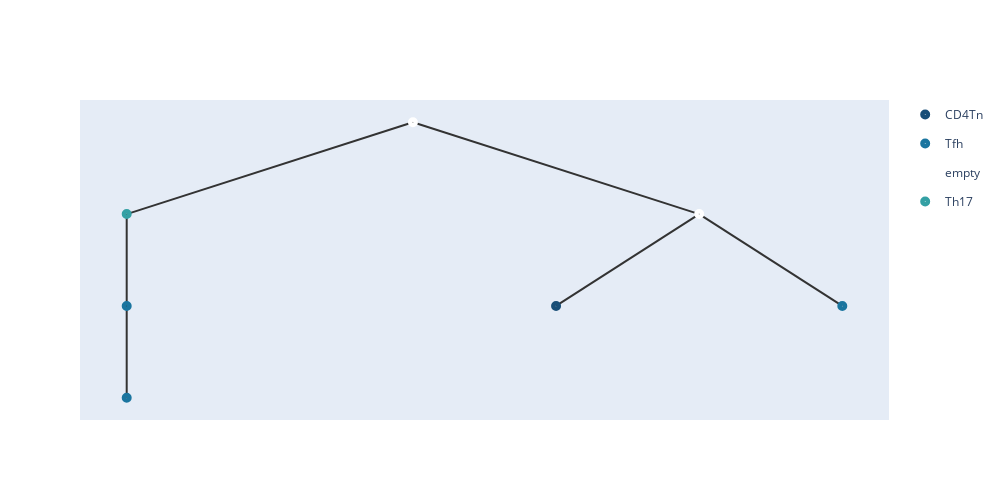

Notebook source saved alongside this figure:
### Code cell
temp,root = merge_points(similarities,root,nodes1,embeddings,3,2,0.6,n)
for i in nodes1:
    i.hyper = temp[int(i)]
    i.value =  temp[int(i)]
embeddings = temp.numpy();
add_meta(root,meta_list2,[])
show_tree(root,color=['#184e77','#1a759f','#168aad',"#34a0a4",'#52b69a','#99d98c','#76c893','#99d98c']).show_fig()
remove_meta(root);

### Figure 1 — Plotly figure (JSON) as saved in the notebook; plotly's stock layout.template omitted (floating-point values rounded to 4 significant figures)
{"data": [{"hoverinfo": "text", "hovertext": ["0_CD4Tn"], "legendgroup": "CD4Tn", "marker": {"color": "#184e77", "size": 10, "symbol": "circle-dot"}, "mode": "markers+text", "name": "CD4Tn", "type": "scatter", "x": [6.625], "y": [2]}, {"hoverinfo": "text", "hovertext": ["2_Tfh", "3_Tfh", "4_Tfh"], "legendgroup": "Tfh", "marker": {"color": "#1a759f", "size": 10, "symbol": "circle-dot"}, "mode": "markers+text", "name": "Tfh", "type": "scatter", "x": [3.25, 3.25, 8.875], "y": [2, 0.5, 2]}, {"hoverinfo": "text", "hovertext": ["8", "7"], "legendgroup": "empty", "marker": {"color": "#fff", "size": 10, "symbol": "circle-dot"}, "mode": "markers+text", "name": "empty", "type": "scatter", "x": [5.5, 7.75], "y": [5, 3.5]}, {"hoverinfo": "text", "hovertext": ["1_Th17"], "legendgroup": "Th17", "marker": {"color": "#34a0a4", "size": 10, "symbol": "circle-dot"}, "mode": "markers+text", "name": "Th17", "type": "scatter", "x": [3.25], "y": [3.5]}], "layout": {"height": 500, "shapes": [{"layer": "below", "line": {"color": "#333", "width": 2}, "type": "line", "x0": 5.5, "x1": 5.5, "y0": 5, "y1": 5}, {"layer": "below", "line": {"color": "#333", "width": 2}, "type": "line", "x0": 5.5, "x1": 3.25, "y0": 5, "y1": 3.5}, {"layer": "below", "line": {"color": "#333", "width": 2}, "type": "line", "x0": 3.25, "x1": 3.25, "y0": 3.5, "y1": 2}, {"layer": "below", "line": {"color": "#333", "width": 2}, "type": "line", "x0": 3.25, "x1": 3.25, "y0": 2, "y1": 0.5}, {"layer": "below", "line": {"color": "#333", "width": 2}, "type": "line", "x0": 5.5, "x1": 7.75, "y0": 5, "y1": 3.5}, {"layer": "below", "line": {"color": "#333", "width": 2}, "type": "line", "x0": 7.75, "x1": 6.625, "y0": 3.5, "y1": 2}, {"layer": "below", "line": {"color": "#333", "width": 2}, "type": "line", "x0": 7.75, "x1": 8.875, "y0": 3.5, "y1": 2}], "width": 1000, "xaxis": {"showgrid": false, "showline": false, "showticklabels": false, "zeroline": false}, "yaxis": {"showgrid": false, "showline": false, "showticklabels": false, "zeroline": false}}}
